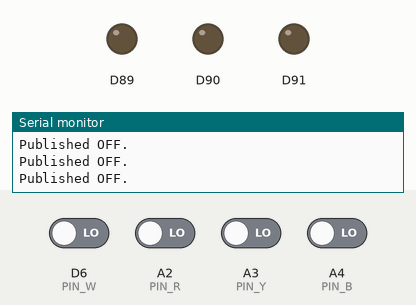
This sketch was run on a simulated Arduino MKR. Parts: output pins drawn as LEDs (lit = HIGH), the last lines printed to the serial monitor. The test bench sets the inputs (shaded band); at power-on: A2 (PIN_R), A3 (PIN_Y), A4 (PIN_B), D6 (PIN_W) LOW. WiFi joins after 1.5 s; servers stay silent unless stated; no MQTT or app messages arrive unless stated; not simulated (calls return 0 or success): arduino_secrets.h.

Above: at 3.3 s.
3.4 s: A2 (PIN_R) driven HIGH
At 4.2 s:
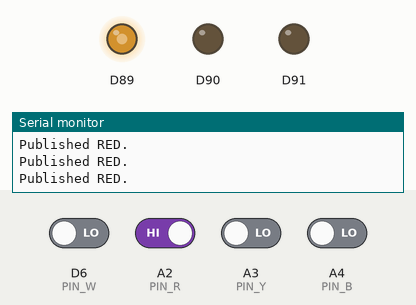
4.9 s: A3 (PIN_Y) driven HIGH
At 6.0 s:
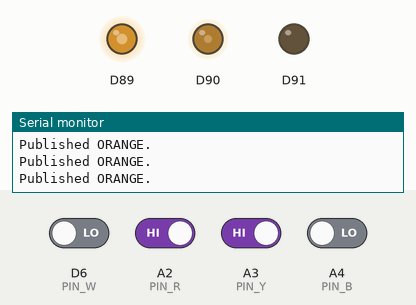
Timing chart, 0 to 7.9 s (numbered marks = the images above; inputs shaded):
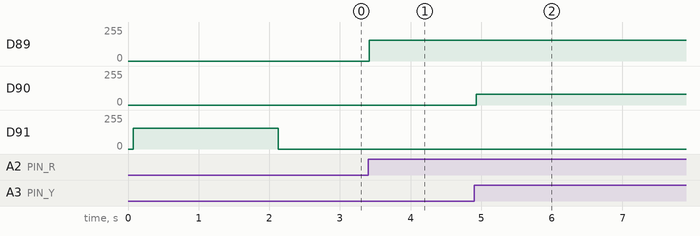

The sketch:

cube_light_test.ino
```cpp
// This project aims to show the combination of the three traditional primary colours
// in a colourful light way.
// There will be four sides of a cube been used,including yellow, blue, red and white sides.
// V3.1 with lights control changes from long-press to short-press.
// Each sensor now has two status: 0 for off and 1 for on.

#include <SPI.h>
#include <WiFiNINA.h>
#include <PubSubClient.h>
#include "arduino_secrets.h"
#include <utility/wifi_drv.h>

// Passwords
const char* ssid          = SECRET_SSID;
const char* password      = SECRET_PASS;
const char* mqtt_username = SECRET_MQTTUSER;
const char* mqtt_password = SECRET_MQTTPASS;

// MQTT broker
const char* mqtt_server   = "mqtt.cetools.org";
const int   mqtt_port     = 1884;

// Create wifi object and mqtt object
WiFiClient wifiClient;
PubSubClient mqttClient(wifiClient);

// Define the MQTT topic
String lightId = "31";
String mqtt_topic = "student/CASA0014/luminaire/" + lightId;
String clientId = "";

// Define the four pins
const int PIN_R = A2;
const int PIN_Y = A3;
const int PIN_B = A4;
const int PIN_W = 6;

// NeoPixel Configuration - we need to know this to know how to send messages
// to vespera
const int num_leds = 72;
const int payload_size = num_leds * 3;

// Create the byte array to send in MQTT payload this stores all the colours
// in memory so that they can be accessed in for example the rainbow function
byte RGBpayload[payload_size];

void callback(char* topic, byte* payload, unsigned int length);
void startWifi();
void reconnectMQTT();

void LedRed();
void LedYellow();
void LedOrange();
void LedBlue();
void LedGreen();
void LedPurple();
void LedWhite();
void LedOff();

void send_all_off();
void send_all_red();
void send_all_yellow();
void send_all_orange();
void send_all_blue();
void send_all_green();
void send_all_purple();
void send_all_white();

// Rainbow Effect -- Red, orange, yellow, green, blue, purple
const uint8_t COLS[6][3] = {
  {255,   0,   0},
  {255, 128,   0},
  {255, 255,   0},
  {  0, 255,   0},
  {  0,   0, 255},
  {255,   0, 255}
};
const int BLOCKS = 6;
const int BLOCK_SIZE = 12;
unsigned long lastAnim = 0;
const unsigned long ANIM_INTERVAL_MS = 140;
int animOffset = 0;

// Brightness control
uint8_t brightness = 180;
const uint8_t BRIGHT_MIN = 30;
const uint8_t BRIGHT_MAX = 255;
const uint8_t BRIGHT_STEP = 6;
int8_t brightDir = +1;
unsigned long lastBrightStep = 0;
const unsigned long BRIGHT_INTERVAL_MS = 150;

uint8_t latched = 0;
bool whiteOn = false;

inline uint8_t scale(uint8_t v){ return (uint16_t)v * brightness / 255; }

inline void publish_payload(){
  if (mqttClient.connected()){
    mqttClient.publish(mqtt_topic.c_str(), RGBpayload, payload_size);
  }
}

inline void fill_all_scaled(uint8_t r, uint8_t g, uint8_t b){
  const uint8_t R = scale(r), G = scale(g), B = scale(b);
  for (int i=0;i<num_leds;i++){
    RGBpayload[i*3+0]=R; RGBpayload[i*3+1]=G; RGBpayload[i*3+2]=B;
  }
  publish_payload();
}

inline void send_blocks_frame_scaled(int offset){
  if (!mqttClient.connected()) return;
  for (int b=0;b<BLOCKS;b++){
    const uint8_t* c = COLS[(b + offset) % BLOCKS];
    const uint8_t R=scale(c[0]), G=scale(c[1]), B=scale(c[2]);
    const int start=b*BLOCK_SIZE, end=start+BLOCK_SIZE;
    for (int i=start;i<end;i++){
      RGBpayload[i*3+0]=R; RGBpayload[i*3+1]=G; RGBpayload[i*3+2]=B;
    }
  }
  publish_payload();
}

void printMacAddress(byte mac[]) {
  for (int i = 5; i >= 0; i--) {
    if (mac[i] < 16) Serial.print("0");
    Serial.print(mac[i], HEX);
    if (i > 0) Serial.print(":");
  }
  Serial.println();
}

void applyOutput(bool forceSend=false){
  // White light only appears when no colours are latched
  if (whiteOn && (latched==0)){
    LedWhite(); send_all_white(); return;
  }
  if (latched==0){
    LedOff(); send_all_off(); return;
  }

  if ((latched & 0x7)==0b111 && !whiteOn){
    if (forceSend){ animOffset=0; lastAnim=0; }
    if (millis()-lastAnim >= ANIM_INTERVAL_MS){
      lastAnim = millis();
      send_blocks_frame_scaled(animOffset);
      animOffset = (animOffset + 1) % BLOCKS;
    }
    return;
  }

  switch (latched & 0x7){
    case 0b001: LedRed();    send_all_red();    break;
    case 0b010: LedYellow(); send_all_yellow(); break;
    case 0b100: LedBlue();   send_all_blue();   break;
    case 0b011: LedOrange(); send_all_orange(); break;
    case 0b101: LedPurple(); send_all_purple(); break;
    case 0b110: LedGreen();  send_all_green();  break;
  }
}

void setup() {
  Serial.begin(115200);
  delay(60);
  Serial.println("Touch Sensor Luminaire Controller (latched taps + white toggle + slow brightness)");

  // MAC to clientId
  byte mac[6]; WiFi.macAddress(mac);
  Serial.print("MAC address: "); printMacAddress(mac);
  clientId = "MKR1010-" + String(mac[5],HEX) + String(mac[4],HEX);

  Serial.print("This device is Luminaire ");
  Serial.println(lightId);

  // Inputs
  pinMode(PIN_R, INPUT);
  pinMode(PIN_Y, INPUT);
  pinMode(PIN_B, INPUT);
  pinMode(PIN_W, INPUT);

  // Network/MQTT
  startWifi();
  mqttClient.setServer(mqtt_server, mqtt_port);
  mqttClient.setBufferSize(2200);
  mqttClient.setCallback(callback);
  reconnectMQTT();

  send_all_off(); LedOff();
  Serial.println("Ready: A2=R, A3=Y, A4=B (tap to toggle); D6=White (tap on/off, hold brightness).");
}

void loop() {
  if (!mqttClient.connected()) reconnectMQTT();
  if (WiFi.status()!=WL_CONNECTED) startWifi();
  mqttClient.loop();

  static unsigned long tDeb=0;
  if (millis()-tDeb < 30) {
    if ((latched & 0x7)==0b111 && !whiteOn) applyOutput(false);
    return;
  }
  tDeb = millis();

  bool rNow = (digitalRead(PIN_R)==HIGH);
  bool yNow = (digitalRead(PIN_Y)==HIGH);
  bool bNow = (digitalRead(PIN_B)==HIGH);
  bool wNow = (digitalRead(PIN_W)==HIGH);

  static bool rPrev=false, yPrev=false, bPrev=false, wPrev=false;
  static unsigned long wDown=0;
  static bool inLongBrightness=false;

  if (rNow && !rPrev) { latched ^= 0b001; Serial.print("R toggled -> "); Serial.println((latched&1)?"ON":"OFF"); applyOutput(true); }
  if (yNow && !yPrev) { latched ^= 0b010; Serial.print("Y toggled -> "); Serial.println((latched&2)?"ON":"OFF"); applyOutput(true); }
  if (bNow && !bPrev) { latched ^= 0b100; Serial.print("B toggled -> "); Serial.println((latched&4)?"ON":"OFF"); applyOutput(true); }

  // Define the functions on the white side:
  // Short press = white light, long press = brightness
  if (wNow && !wPrev) { wDown = millis(); inLongBrightness=false; }
  if (wNow && !inLongBrightness && (millis()-wDown >= 600)) {
    inLongBrightness = true;
    Serial.println("White long-press: brightness control active");
  }
  if (!wNow && wPrev) {
    if (!inLongBrightness) {
      whiteOn = !whiteOn;
      Serial.print("White toggle -> "); Serial.println(whiteOn?"ON (white)":"OFF");
      applyOutput(true);
    } else {
      inLongBrightness = false;
      Serial.println("White long-press ended");
    }
  }

  rPrev=rNow; yPrev=yNow; bPrev=bNow; wPrev=wNow;

  // Keep the rainbow effect if R+Y+B unless white on.
  if ((latched & 0x7)==0b111 && !whiteOn) applyOutput(false);

  // Brightness slowly changes when long-press the white side.
  if (inLongBrightness){
    const bool anyColour = (latched & 0x7) != 0;
    if (millis()-lastBrightStep >= BRIGHT_INTERVAL_MS){
      lastBrightStep = millis();
      int16_t next = (int16_t)brightness + brightDir * BRIGHT_STEP;
      if (next >= BRIGHT_MAX){ next=BRIGHT_MAX; brightDir=-1; Serial.println("Brightness: MAX"); }
      else if (next <= BRIGHT_MIN){ next=BRIGHT_MIN; brightDir=+1; Serial.println("Brightness: MIN"); }
      brightness = (uint8_t)next;

      if (whiteOn && !anyColour) {
        send_all_white();
      } else {
        if      ((latched & 0x7)==0b111) send_blocks_frame_scaled(animOffset);
        else if ((latched & 0x7)==0b011) send_all_orange();
        else if ((latched & 0x7)==0b101) send_all_purple();
        else if ((latched & 0x7)==0b110) send_all_green();
        else if ((latched & 0x7)==0b001) send_all_red();
        else if ((latched & 0x7)==0b010) send_all_yellow();
        else if ((latched & 0x7)==0b100) send_all_blue();
        else                             send_all_off();
      }
    }
  } else {
    applyOutput(false);
  }
}

void send_all_off()      { fill_all_scaled(0,   0,   0  ); Serial.println("Published OFF."); }
void send_all_red()      { fill_all_scaled(255, 0,   0  ); Serial.println("Published RED."); }
void send_all_yellow()   { fill_all_scaled(255, 255, 0  ); Serial.println("Published YELLOW."); }
void send_all_orange()   { fill_all_scaled(255, 128, 0  ); Serial.println("Published ORANGE."); }
void send_all_blue()     { fill_all_scaled(0,   0,   255); Serial.println("Published BLUE."); }
void send_all_green()    { fill_all_scaled(0,   255, 0  ); Serial.println("Published GREEN."); }
void send_all_purple()   { fill_all_scaled(255, 0,   255); Serial.println("Published PURPLE."); }
void send_all_white()    { fill_all_scaled(255, 255, 255); Serial.println("Published WHITE."); }
```

Connections.ino
```cpp
// Function to handle incoming MQTT messages
void callback(char* topic, byte* payload, unsigned int length) {
  Serial.print("Message received on topic: ");
  Serial.println(topic);
}


// Connect wifi and get mac address for unique clientId and print out some setup info
void startWifi(){
  delay(10);
  LedBlue(); // show Blue LED when looking for wifi
  Serial.print("Connecting to WiFi: ");
  Serial.println(ssid);

  // Check if the WiFi module is present
  if (WiFi.status() == WL_NO_MODULE) {
    Serial.println("Communication with WiFi module failed!");
    // Don't continue if module is not present
    while (true);
  }

  // Attempt to connect to WiFi network
  int status = WL_IDLE_STATUS;
  while (status != WL_CONNECTED) {
    status = WiFi.begin(ssid, password);
    Serial.print(".");
    delay(500);
  }

  Serial.println("\nWiFi connected!");
  Serial.print("IP address: ");
  Serial.println(WiFi.localIP());

  LedGreen(); // all good so show green for go
}


// handle reconnects to MQTT broker
void reconnectMQTT() {
  // Loop until we're reconnected
  LedBlue();
  while (!mqttClient.connected()) {
    Serial.println("Connecting to MQTT...");
    if (mqttClient.connect(clientId.c_str(), mqtt_username, mqtt_password)) {
      Serial.println("connected");
      // Subscribe to the topic you want to listen to
      mqttClient.subscribe(mqtt_topic.c_str());
      Serial.println("Subscribed to MQTT topics");
    } else {
      Serial.print("failed, rc=");
      Serial.print(mqttClient.state());
      Serial.println(" try again in 5 seconds");
      delay(5000);
    }
  }
  LedGreen();
}
```

RGBLED.ino
```cpp
// Functions to control the onboard RGB LED on MKR WiFi 1010
// These provide visual feedback for connection status and touch states

void LedRed(){
  WiFiDrv::analogWrite(25, 155);
  WiFiDrv::analogWrite(26, 0);
  WiFiDrv::analogWrite(27, 0);
}

void LedYellow(){
  WiFiDrv::analogWrite(25, 155);
  WiFiDrv::analogWrite(26, 155);
  WiFiDrv::analogWrite(27, 0);
}

void LedOrange(){
  WiFiDrv::analogWrite(25, 155);
  WiFiDrv::analogWrite(26, 80);
  WiFiDrv::analogWrite(27, 0);
}

void LedBlue(){
  WiFiDrv::analogWrite(25, 0);
  WiFiDrv::analogWrite(26, 0);
  WiFiDrv::analogWrite(27, 155);
}

void LedGreen(){
  WiFiDrv::analogWrite(25, 0);
  WiFiDrv::analogWrite(26, 155);
  WiFiDrv::analogWrite(27, 0);
}

void LedPurple(){
  WiFiDrv::analogWrite(25, 155);
  WiFiDrv::analogWrite(26, 0);
  WiFiDrv::analogWrite(27, 155);
}

void LedWhite(){
  WiFiDrv::analogWrite(25, 155);
  WiFiDrv::analogWrite(26, 155);
  WiFiDrv::analogWrite(27, 155);
}

void LedOff(){
  WiFiDrv::analogWrite(25, 0);
  WiFiDrv::analogWrite(26, 0);
  WiFiDrv::analogWrite(27, 0);
}
```

Measured:
- after the input at 3.4 s, D89: 0/255 → 155/255 at once
- after the input at 4.9 s, D90: 0/255 → 80/255 at once
